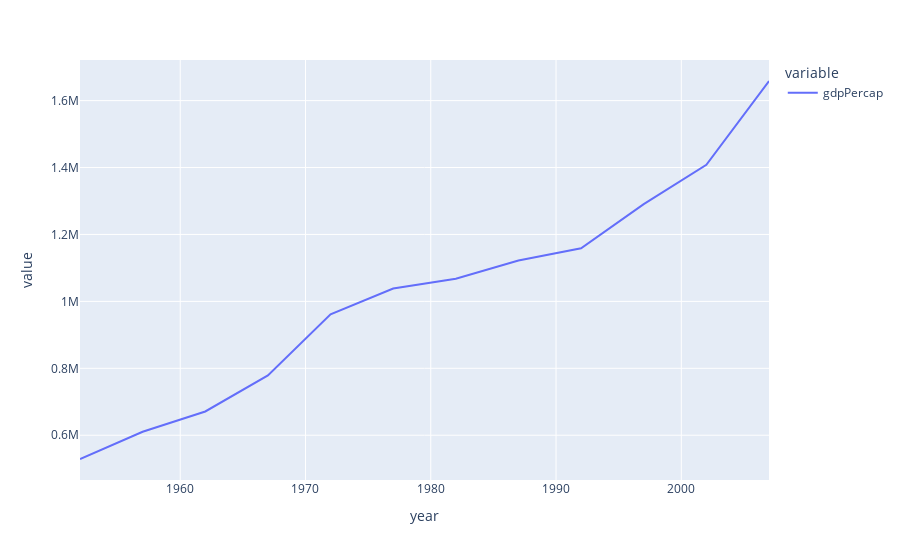

The notebook cell saved with this chart:
### Code cell
px.line(gapminder.groupby("year")["gdpPercap"].agg("sum"))

### Figure 1 — Plotly figure (JSON) as saved in the notebook; plotly's stock layout.template omitted (floating-point values rounded to 4 significant figures)
{"data": [{"hovertemplate": "variable=gdpPercap<br>year=%{x}<br>value=%{y}<extra></extra>", "legendgroup": "gdpPercap", "line": {"color": "#636efa", "dash": "solid"}, "marker": {"symbol": "circle"}, "mode": "lines", "name": "gdpPercap", "orientation": "v", "showlegend": true, "type": "scatter", "x": [1952, 1957, 1962, 1967, 1972, 1977, 1982, 1987, 1992, 1997, 2002, 2007], "xaxis": "x", "y": [529000.0, 610500.0, 671100.0, 778700.0, 961400.0, 1038000.0, 1068000.0, 1122000.0, 1159000.0, 1291000.0, 1408000.0, 1659000.0], "yaxis": "y"}], "layout": {"legend": {"title": {"text": "variable"}, "tracegroupgap": 0}, "margin": {"t": 60}, "xaxis": {"anchor": "y", "domain": [0, 1], "title": {"text": "year"}}, "yaxis": {"anchor": "x", "domain": [0, 1], "title": {"text": "value"}}}}
